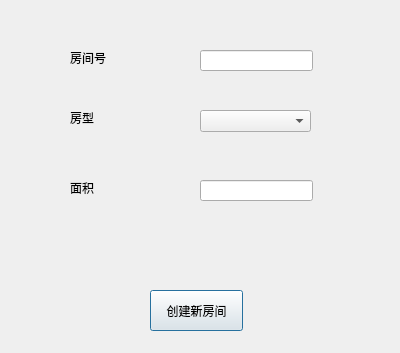
<?xml version="1.0" encoding="UTF-8"?>
<ui version="4.0">
 <class>new_room</class>
 <widget class="QDialog" name="new_room">
  <property name="geometry">
   <rect>
    <x>0</x>
    <y>0</y>
    <width>400</width>
    <height>353</height>
   </rect>
  </property>
  <property name="windowTitle">
   <string>Dialog</string>
  </property>
  <widget class="QLabel" name="label">
   <property name="geometry">
    <rect>
     <x>70</x>
     <y>50</y>
     <width>72</width>
     <height>15</height>
    </rect>
   </property>
   <property name="text">
    <string>房间号</string>
   </property>
  </widget>
  <widget class="QLineEdit" name="lineEdit">
   <property name="geometry">
    <rect>
     <x>200</x>
     <y>50</y>
     <width>113</width>
     <height>21</height>
    </rect>
   </property>
  </widget>
  <widget class="QLabel" name="label_2">
   <property name="geometry">
    <rect>
     <x>70</x>
     <y>110</y>
     <width>72</width>
     <height>15</height>
    </rect>
   </property>
   <property name="text">
    <string>房型</string>
   </property>
  </widget>
  <widget class="QLabel" name="label_3">
   <property name="geometry">
    <rect>
     <x>70</x>
     <y>180</y>
     <width>72</width>
     <height>15</height>
    </rect>
   </property>
   <property name="text">
    <string>面积</string>
   </property>
  </widget>
  <widget class="QLineEdit" name="lineEdit_3">
   <property name="geometry">
    <rect>
     <x>200</x>
     <y>180</y>
     <width>113</width>
     <height>21</height>
    </rect>
   </property>
  </widget>
  <widget class="QPushButton" name="pushButton">
   <property name="geometry">
    <rect>
     <x>150</x>
     <y>290</y>
     <width>93</width>
     <height>41</height>
    </rect>
   </property>
   <property name="text">
    <string>创建新房间</string>
   </property>
  </widget>
  <widget class="QComboBox" name="comboBox">
   <property name="geometry">
    <rect>
     <x>200</x>
     <y>110</y>
     <width>111</width>
     <height>22</height>
    </rect>
   </property>
  </widget>
 </widget>
 <resources/>
 <connections/>
</ui>
